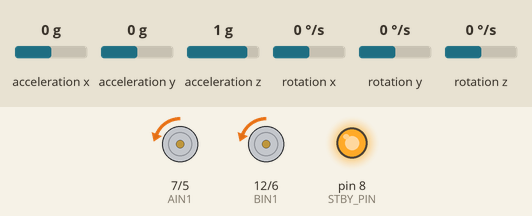
Simulated run of this sketch. Board: Arduino Uno, built with avr-gcc and run on an emulated ATmega328P. Shown: direction and speed pins drawn as motors (green arrow = direction pin HIGH = forward, orange = LOW = backward, longer = more drive, stopped while the standby pin is LOW), output pins drawn as LEDs (lit = HIGH). The test bench sets the inputs (shaded band); at power-on: rotation x 0 °/s, acceleration y 0 g, acceleration x 0 g, acceleration z 1 g, rotation y 0 °/s, rotation z 0 °/s.

Above: at 1.2 s.
1.3 s: rotation x set to -192 °/s
At 1.7 s:
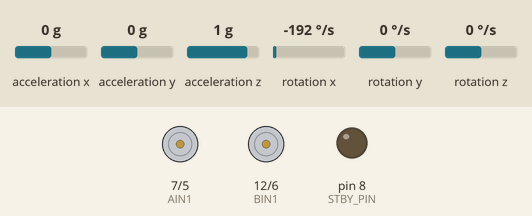
4.3 s: rotation x set to -100 °/s
At 4.35 s:
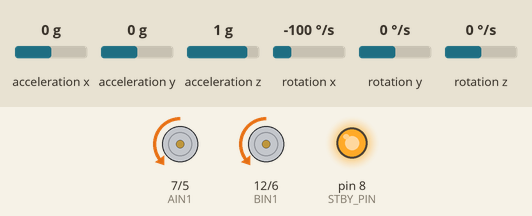
7.3 s: acceleration y set to -0.8 g
At 7.9 s:
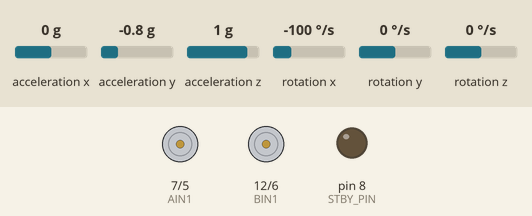
8.9 s: rotation x set to -16 °/s
At 8.97 s:
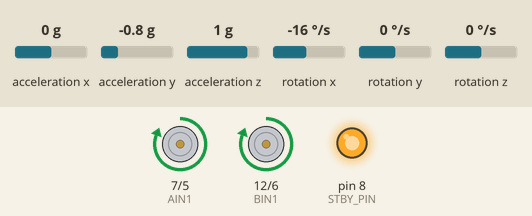
11.9 s: acceleration y set to 1.4 g
At 13.2 s:
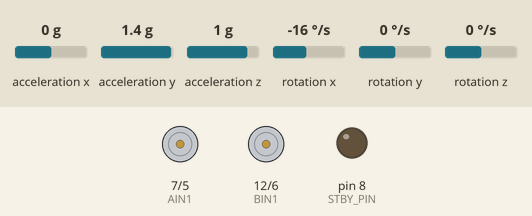
13.5 s: acceleration y set to 0 g
At 13.8 s:
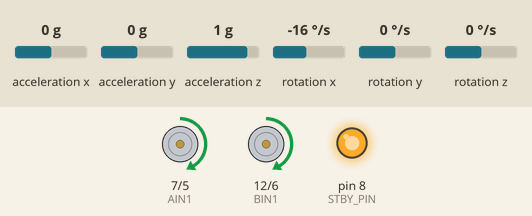
Timing chart, 0 to 16.5 s (numbered marks = the images above; inputs shaded):
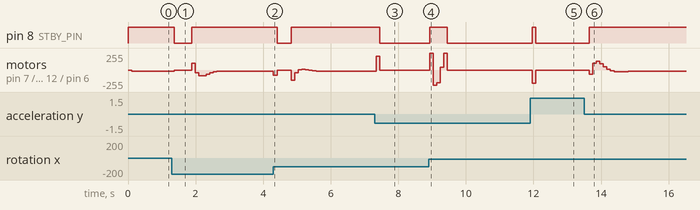

Measured:
- after the input at 1.3 s, pin 8 (STBY_PIN): HIGH → LOW after 0.07 s, → HIGH 0.53 s later; motor on pin 7 (AIN1) / pin 5 (PWMA_LEFT), motor on pin 12 (BIN1) / pin 6 (PWMB_RIGHT): backward 19/255 → stopped after 0.07 s, → forward 104/255 0.53 s later, → backward 42/255 0.11 s later, → backward 89/255 0.10 s later, … (12 changes in this stretch)
- after the input at 7.3 s, pin 8 (STBY_PIN): HIGH → LOW after 0.16 s; motor on pin 7 (AIN1) / pin 5 (PWMA_LEFT), motor on pin 12 (BIN1) / pin 6 (PWMB_RIGHT): backward 19/255 → forward 205/255 after 0.05 s, → stopped 0.10 s later
- after the input at 8.9 s, pin 8 (STBY_PIN): LOW → HIGH at once, → LOW 0.53 s later; motor on pin 7 (AIN1) / pin 5 (PWMA_LEFT), motor on pin 12 (BIN1) / pin 6 (PWMB_RIGHT): stopped → forward 255/255 at once, → backward 232/255 0.10 s later, → backward 189/255 0.10 s later, → forward 38/255 0.11 s later, … (6 changes in this stretch)
- after the input at 11.9 s, pin 8 (STBY_PIN): LOW → HIGH after 0.07 s, → LOW 0.11 s later; motor on pin 7 (AIN1) / pin 5 (PWMA_LEFT), motor on pin 12 (BIN1) / pin 6 (PWMB_RIGHT): stopped → backward 198/255 after 0.07 s, → stopped 0.10 s later
- after the input at 13.5 s, pin 8 (STBY_PIN): LOW → HIGH after 0.15 s; motor on pin 7 (AIN1) / pin 5 (PWMA_LEFT), motor on pin 12 (BIN1) / pin 6 (PWMB_RIGHT): stopped → backward 64/255 after 0.15 s, → forward 105/255 0.11 s later, → forward 130/255 0.11 s later, → forward 94/255 0.10 s later, … (14 changes in this stretch)

The sketch:

lab6-tumbler.ino
```cpp
/*
 * @Description: In User Settings Edit
 * @Author: your name
 * @Date: 2019-09-12 14:51:36
 * @LastEditTime: 2019-10-11 16:39:57
 * @LastEditors: Please set LastEditors
 */
#include <Arduino.h>
#include "Pins.h"
/* #include "BalanceCar.h" */
#include "MPU6050.h"
#include "KalmanFilter.h"
#include "Wire.h"
MPU6050 mpu;
KalmanFilter kalmanfilter;
const float dt = 0.05, Q_angle = 0.001, Q_gyro = 0.005, R_angle = 0.5, C_0 = 1, K1 = 0.05;
const float balance_kp = 14.0, balance_kd = 0.0, balance_ki = 0.0;

void setup() {
    /* Serial.begin(115200); */
    pinMode(AIN1, OUTPUT);
    pinMode(BIN1, OUTPUT);
    pinMode(PWMA_LEFT, OUTPUT);
    pinMode(PWMB_RIGHT, OUTPUT);
    pinMode(STBY_PIN, OUTPUT);
    digitalWrite(STBY_PIN, HIGH);
    Wire.begin();
    mpu.initialize();

    // set compare match register for 1kHz increments
    TCCR1A = 0;
    TCCR1B = _BV(WGM12) | _BV(CS11) | _BV(CS10);      // prescale 64x + CTC
    TCNT1  = 0;
    OCR1A = (uint16_t) (16000000 / 64 / 1000 - 1);
    TIFR1 |= _BV(OCF1A);
    TIMSK1 |= _BV(OCIE1A);
    sei();
    /* Serial.println("inited"); */
}

static void balance() {
    static int encoder_right_pulse_num_speed = 0;
    static float last_angle = 0.0;
    static uint8_t cycle_count = 0;
    int16_t ax, ay, az, gx, gy, gz;
    mpu.getMotion6(&ax, &ay, &az, &gx, &gy, &gz);
    kalmanfilter.Angle(ax, ay, az, gx, gy, gz, dt, Q_angle, Q_gyro, R_angle, C_0, K1);

    /* Serial.println("meas"); */
    if (cycle_count < 20) {
        cycle_count ++;
        return;
    }
    cycle_count = 0;
    /* Serial.println("bal"); */

    const float kalmanfilter_angle = kalmanfilter.angle + 1.42;
    const float balance_control_output =
        balance_kp * kalmanfilter_angle + balance_kd * kalmanfilter.Gyro_x + balance_ki * (kalmanfilter_angle - last_angle);
    last_angle = kalmanfilter_angle;

    const float pwm_wheel = constrain(balance_control_output, -255, 255);

    if (kalmanfilter_angle < -20 || 20 < kalmanfilter_angle) {
        digitalWrite(STBY_PIN, LOW);
        return;
    } else {
        digitalWrite(STBY_PIN, HIGH);
    }

    const bool back = pwm_wheel < 0;
    digitalWrite(AIN1, back);
    digitalWrite(BIN1, back);
    analogWrite(PWMA_LEFT, back ? -pwm_wheel : pwm_wheel);
    analogWrite(PWMB_RIGHT, back ? -pwm_wheel : pwm_wheel);
}

static volatile bool do_balance = false;

void loop() {
    if (do_balance) {
        balance();
        do_balance = false;
    }
}

ISR(TIMER1_COMPA_vect) {
    TIFR1 |= _BV(OCF1A);
    do_balance = true;
}
```

KalmanFilter.cpp
```cpp
#include "KalmanFilter.h"

void KalmanFilter::Yiorderfilter(float angle_m, float gyro_m, float dt, float K1) {
    angle6 = K1 * angle_m + (1 - K1) * (angle6 + gyro_m * dt);
}

void KalmanFilter::Kalman_Filter(float angle_m, float gyro_m, float dt, float Q_angle, float Q_gyro, float R_angle,
                                 float C_0) {
    angle += (gyro_m - q_bias) * dt;
    angle_err = angle_m - angle;
    Pdot[0] = Q_angle - P[0][1] - P[1][0];
    Pdot[1] = -P[1][1];
    Pdot[2] = -P[1][1];
    Pdot[3] = Q_gyro;
    P[0][0] += Pdot[0] * dt;
    P[0][1] += Pdot[1] * dt;
    P[1][0] += Pdot[2] * dt;
    P[1][1] += Pdot[3] * dt;
    PCt_0 = C_0 * P[0][0];
    PCt_1 = C_0 * P[1][0];
    E = R_angle + C_0 * PCt_0;
    K_0 = PCt_0 / E;
    K_1 = PCt_1 / E;
    t_0 = PCt_0;
    t_1 = C_0 * P[0][1];
    P[0][0] -= K_0 * t_0;
    P[0][1] -= K_0 * t_1;
    P[1][0] -= K_1 * t_0;
    P[1][1] -= K_1 * t_1;
    angle += K_0 * angle_err;
    q_bias += K_1 * angle_err;
    angle_dot = gyro_m - q_bias;
}

void KalmanFilter::Angle(int16_t ax, int16_t ay, int16_t az, int16_t gx, int16_t gy, int16_t gz, float dt,
                         float Q_angle, float Q_gyro, float R_angle, float C_0, float K1) {
    float Angle = atan2(ay, az) * 57.3;
    Gyro_x = (gx - 128.1) / 131;
    Kalman_Filter(Angle, Gyro_x, dt, Q_angle, Q_gyro, R_angle, C_0);
    Gyro_z = -gz / 131;
}
```

KalmanFilter.h
```cpp
#ifndef KalmanFilter_h
#define KalmanFilter_h

#if defined(ARDUINO) && (ARDUINO >= 100)
#include <Arduino.h>
#else
#include <WProgram.h>
#endif

class KalmanFilter {
    public:
        void Yiorderfilter(float angle_m, float gyro_m,float dt,float K1);
        void Kalman_Filter(float angle_m, float gyro_m,float dt,float Q_angle,float Q_gyro,float R_angle,float C_0);
        void Angle(int16_t ax, int16_t ay, int16_t az, int16_t gx, int16_t gy, int16_t gz, float dt, float Q_angle, float Q_gyro, float R_angle, float C_0, float K1);
        float Gyro_x, Gyro_y, Gyro_z;
        float accelz = 0;
        float angle;
        float angle6;
    private:
        float angle_err, q_bias;
        float Pdot[4] = { 0, 0, 0, 0};
        float P[2][2] = {{ 1, 0 }, { 0, 1 }};
        float PCt_0, PCt_1, E, K_0, K_1, t_0, t_1;
        float angle_dot;
};

#endif
```

Pins.h
```cpp
#ifndef Pins_h
#define Pins_h

#define VOL_MEASURE_PIN A2
#define ECHO_PIN A3
#define TRIG_PIN 11
#define RECV_PIN 9
#define NUMPIXELS 4
#define RGB_PIN 3
#define AIN1 7
#define PWMA_LEFT 5
#define BIN1 12
#define PWMB_RIGHT 6
#define STBY_PIN 8
#define ENCODER_LEFT_A_PIN 2
#define ENCODER_RIGHT_A_PIN 4
#define IR_SEND_PIN 9
#define LEFT_RECEIVE_PIN A0
#define RIGHT_RECEIVE_PIN A1
#define KEY_MODE 10
#endif
```
